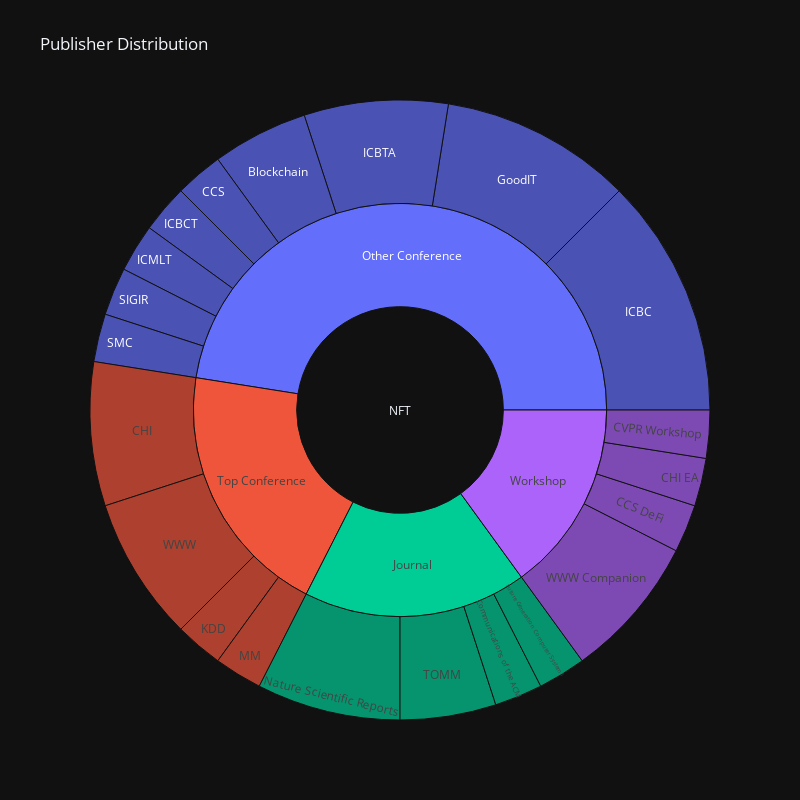

Here is the notebook cell this chart was saved with:
### Code cell
sunburst_labels = ['NFT']
sunburst_parents = ['']
sunburst_values = [0]
sunburst_labels += df_papers_groupby_publisher_type_for_count['publisher_type'].values.tolist()
sunburst_parents += ['NFT'] * len(df_papers_groupby_publisher_type_for_count)
sunburst_values += [0] * len(df_papers_groupby_publisher_type_for_count)
sunburst_labels += df_papers_groupby_publisher_for_count['publisher'].values.tolist()
sunburst_parents += df_papers_groupby_publisher_for_count['publisher_type'].values.tolist()
sunburst_values += df_papers_groupby_publisher_for_count['count'].values.tolist()


fig =go.Figure(go.Sunburst(
    labels=sunburst_labels,
    parents=sunburst_parents,
    values=sunburst_values,
)
)
fig.update_layout(
    # margin = dict(t=0, l=0, r=0, b=0), 
    title="Publisher Distribution",
    width=width, height=height,
    template=plotly_template
    )
fig.show()
fig.write_image("figures/publisher_distribution.svg")

### Figure 1 — Plotly figure (JSON) as saved in the notebook; plotly's stock layout.template omitted (floating-point values rounded to 4 significant figures)
{"data": [{"labels": ["NFT", "Journal", "Other Conference", "Top Conference", "Workshop", "Blockchain", "CCS", "CCS DeFi", "CHI", "CHI EA", "CVPR Workshop", "Communications of the ACM", "Future Generation Computer Systems", "GoodIT", "ICBC", "ICBCT", "ICBTA", "ICMLT", "KDD", "MM", "Nature Scientific Reports", "SIGIR", "SMC", "TOMM", "WWW", "WWW Companion"], "parents": ["", "NFT", "NFT", "NFT", "NFT", "Other Conference", "Other Conference", "Workshop", "Top Conference", "Workshop", "Workshop", "Journal", "Journal", "Other Conference", "Other Conference", "Other Conference", "Other Conference", "Other Conference", "Top Conference", "Top Conference", "Journal", "Other Conference", "Other Conference", "Journal", "Top Conference", "Workshop"], "type": "sunburst", "values": [0, 0, 0, 0, 0, 2, 1, 1, 3, 1, 1, 1, 1, 4, 5, 1, 3, 1, 1, 1, 3, 1, 1, 2, 3, 3]}], "layout": {"height": 800, "title": {"text": "Publisher Distribution"}, "width": 800}}
